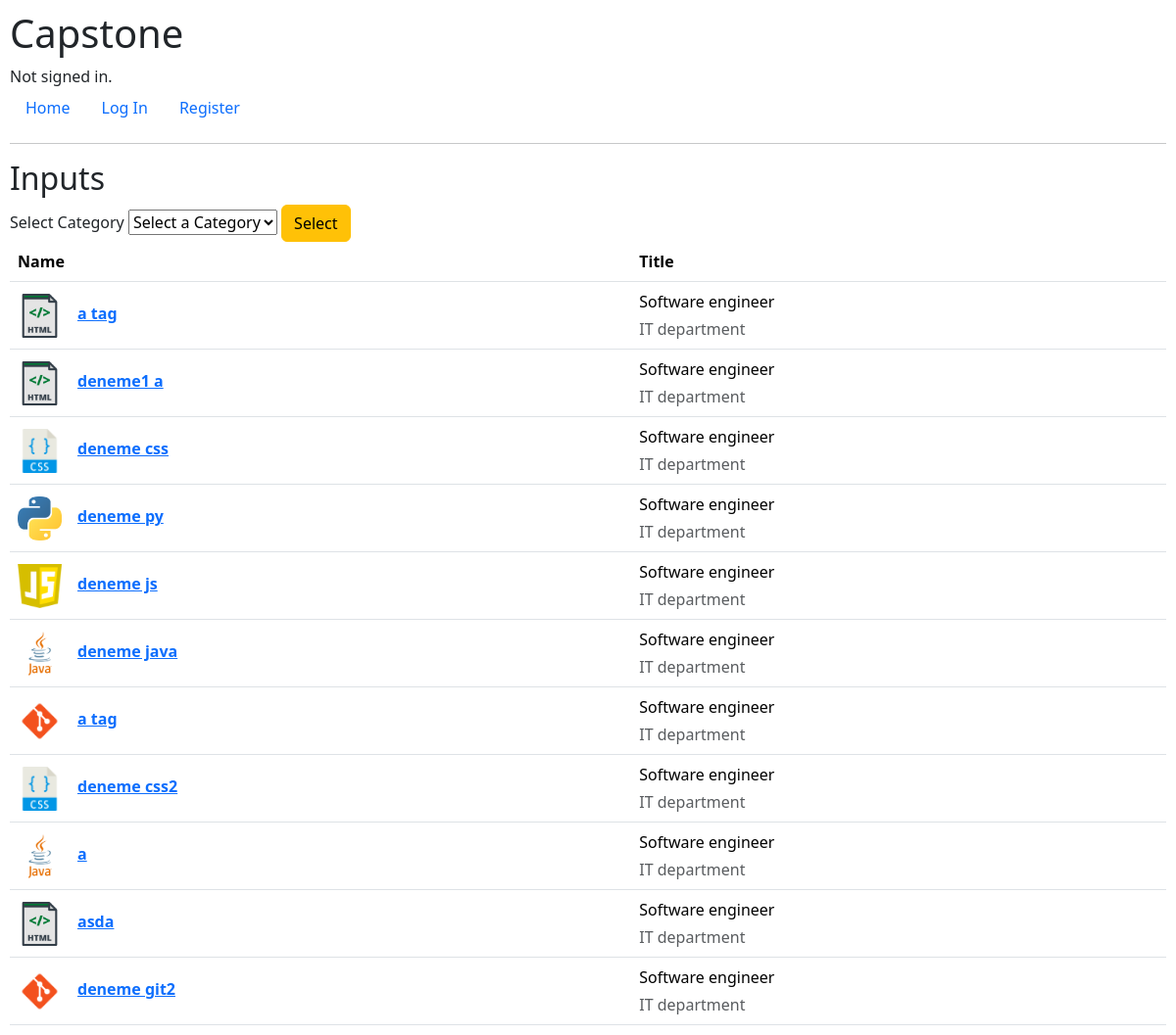
The app's page /displayCategory with its own data.
### capstone/models.py (models this page shows, shortened)
class Input(models.Model):
    title = models.CharField(max_length=30)
    content = models.CharField(max_length=6000)
    owner = models.ForeignKey(User, on_delete=models.CASCADE, blank=True, null=True, related_name="user")
    category = models.ForeignKey(Category, on_delete=models.CASCADE, blank=True, null=True, related_name="category")
    isActive = models.BooleanField(default=True)
    bookmark = models.ManyToManyField(User, blank=True, null=True, related_name="inputBookmark")

class Category(models.Model):
    categoryName = models.CharField(max_length=60)
    categoryImage = models.ImageField(upload_to='category_images', blank=True, null=True)

### capstone/views.py (the view)
# urls.py: path("displayCategory", views.displayCategory, name="displayCategory"),
def displayCategory(request):
    category_name = request.GET.get('category')
    if category_name and category_name != "":
        category = get_object_or_404(Category, categoryName=category_name)
        activeInput = Input.objects.filter(isActive=True, category=category)
        selected_category = category_name
    else:
        activeInput = Input.objects.filter(isActive=True)
        selected_category = None
    return render(request, "capstone/displayCategory.html", {
        "input": activeInput,
        "categories": Category.objects.all(),
        "selected_category": selected_category
    })

### capstone/templates/capstone/displayCategory.html (shortened to what this page needs)
{% extends "capstone/layout.html" %}
{% block body %}
    <h2>Inputs</h2>
    <form action="{% url 'displayCategory' %}" method="GET">
        <label for="category">Select Category</label>
        <select name="category" id="category">
            <option value="">Select a Category</option>
        </select>
        <button type="submit" class="btn btn-warning">Select</button>
    </form>
<table class="table align-middle mb-0 bg-white">
    <thead class="bg-light">
      <tr>
        <th>Name</th>
        <th>Title</th>
      </tr>
    </thead>
    {% for input in input %}
    <tbody>
      <tr>
        <td>
          <div class="d-flex align-items-center">
            <a href="{% url 'input' id=input.id slug=input.title|slugify %}">
            <img
                src="{{ input.category.categoryImage.url }}"
                alt=""
                style="width: 45px; height: 45px"
                />
            <div class="ms-3">
              <p class="fw-bold mb-1">{{ input.title }}</p>
            </a>
            </div>
        </td>
            <td>
                <p class="fw-normal mb-1">Software engineer</p>
                <p class="text-muted mb-0">IT department</p>
            </td>
      </tr>
    </tbody>
    {% endfor %}
  </table>
{% endblock %}

### capstone/static/capstone/styles.css (style rules this page uses)
body { padding: 10px; }

### records on screen
Input: category.categoryImage (picture), title "a tag"
Input: category.categoryImage (picture), title "deneme1 a"
Input: category.categoryImage (picture), title "deneme css"
Input: category.categoryImage (picture), title "deneme py"
Input: category.categoryImage (picture), title "deneme js"
Input: category.categoryImage (picture), title "deneme java"
Input: category.categoryImage (picture), title "a tag"
Input: category.categoryImage (picture), title "deneme css2"
Input: category.categoryImage (picture), title "a"
Input: category.categoryImage (picture), title "asda"
Input: category.categoryImage (picture), title "deneme git2"
